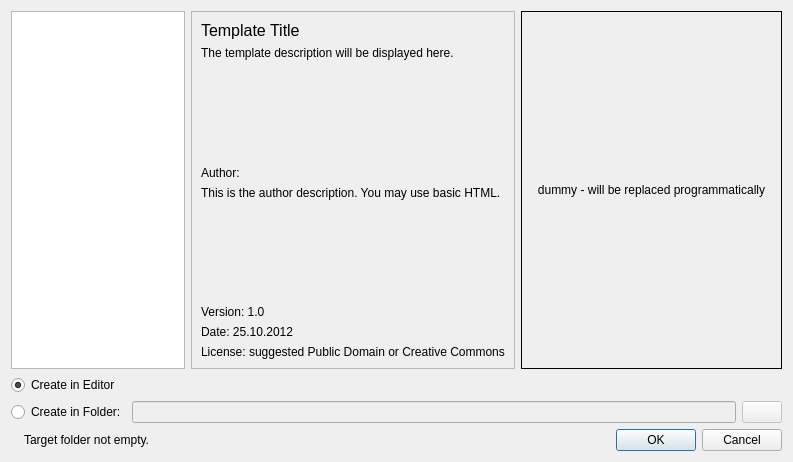
<?xml version="1.0" encoding="UTF-8"?>
<ui version="4.0">
 <class>templateSelectorDialog</class>
 <widget class="QDialog" name="templateSelectorDialog">
  <property name="geometry">
   <rect>
    <x>0</x>
    <y>0</y>
    <width>793</width>
    <height>462</height>
   </rect>
  </property>
  <property name="windowTitle">
   <string>Dialog</string>
  </property>
  <layout class="QGridLayout" name="gridLayout" columnstretch="2,3,3">
   <item row="0" column="1">
    <widget class="QFrame" name="frame">
     <property name="frameShape">
      <enum>QFrame::StyledPanel</enum>
     </property>
     <property name="frameShadow">
      <enum>QFrame::Raised</enum>
     </property>
     <layout class="QVBoxLayout" name="verticalLayout">
      <item>
       <widget class="QLabel" name="lbName">
        <property name="sizePolicy">
         <sizepolicy hsizetype="Expanding" vsizetype="Maximum">
          <horstretch>0</horstretch>
          <verstretch>0</verstretch>
         </sizepolicy>
        </property>
        <property name="font">
         <font>
          <pointsize>12</pointsize>
         </font>
        </property>
        <property name="text">
         <string notr="true">Template Title</string>
        </property>
       </widget>
      </item>
      <item>
       <widget class="QLabel" name="lbDescription">
        <property name="text">
         <string notr="true">The template description will be displayed here.</string>
        </property>
        <property name="alignment">
         <set>Qt::AlignLeading|Qt::AlignLeft|Qt::AlignTop</set>
        </property>
        <property name="wordWrap">
         <bool>true</bool>
        </property>
       </widget>
      </item>
      <item>
       <widget class="QLabel" name="lbAuthorTag">
        <property name="sizePolicy">
         <sizepolicy hsizetype="Preferred" vsizetype="Maximum">
          <horstretch>0</horstretch>
          <verstretch>0</verstretch>
         </sizepolicy>
        </property>
        <property name="text">
         <string>Author:</string>
        </property>
       </widget>
      </item>
      <item>
       <widget class="QLabel" name="lbAuthor">
        <property name="text">
         <string notr="true">This is the author description. You may use basic HTML.</string>
        </property>
        <property name="alignment">
         <set>Qt::AlignLeading|Qt::AlignLeft|Qt::AlignTop</set>
        </property>
        <property name="wordWrap">
         <bool>true</bool>
        </property>
        <property name="openExternalLinks">
         <bool>true</bool>
        </property>
       </widget>
      </item>
      <item>
       <widget class="QLabel" name="lbVersion">
        <property name="sizePolicy">
         <sizepolicy hsizetype="Preferred" vsizetype="Maximum">
          <horstretch>0</horstretch>
          <verstretch>0</verstretch>
         </sizepolicy>
        </property>
        <property name="text">
         <string notr="true">Version: 1.0</string>
        </property>
       </widget>
      </item>
      <item>
       <widget class="QLabel" name="lbDate">
        <property name="sizePolicy">
         <sizepolicy hsizetype="Preferred" vsizetype="Maximum">
          <horstretch>0</horstretch>
          <verstretch>0</verstretch>
         </sizepolicy>
        </property>
        <property name="text">
         <string notr="true">Date: 25.10.2012</string>
        </property>
       </widget>
      </item>
      <item>
       <widget class="QLabel" name="lbLicense">
        <property name="sizePolicy">
         <sizepolicy hsizetype="Preferred" vsizetype="Maximum">
          <horstretch>0</horstretch>
          <verstretch>0</verstretch>
         </sizepolicy>
        </property>
        <property name="text">
         <string notr="true">License: suggested Public Domain or Creative Commons</string>
        </property>
       </widget>
      </item>
     </layout>
    </widget>
   </item>
   <item row="0" column="2">
    <widget class="QLabel" name="previewLabelDummy">
     <property name="minimumSize">
      <size>
       <width>243</width>
       <height>310</height>
      </size>
     </property>
     <property name="frameShape">
      <enum>QFrame::Box</enum>
     </property>
     <property name="frameShadow">
      <enum>QFrame::Plain</enum>
     </property>
     <property name="text">
      <string notr="true">dummy - will be replaced programmatically</string>
     </property>
     <property name="alignment">
      <set>Qt::AlignCenter</set>
     </property>
    </widget>
   </item>
   <item row="0" column="0">
    <widget class="QTreeWidget" name="templatesTree">
     <property name="sizePolicy">
      <sizepolicy hsizetype="Preferred" vsizetype="Expanding">
       <horstretch>0</horstretch>
       <verstretch>0</verstretch>
      </sizepolicy>
     </property>
     <attribute name="headerVisible">
      <bool>false</bool>
     </attribute>
     <column>
      <property name="text">
       <string notr="true">1</string>
      </property>
     </column>
    </widget>
   </item>
   <item row="2" column="0" colspan="3">
    <layout class="QHBoxLayout" name="horizontalLayout_2">
     <item>
      <widget class="QRadioButton" name="rbCreateInFolder">
       <property name="text">
        <string>Create in Folder:</string>
       </property>
      </widget>
     </item>
     <item>
      <widget class="QLineEdit" name="lePath">
       <property name="enabled">
        <bool>false</bool>
       </property>
      </widget>
     </item>
     <item>
      <widget class="QPushButton" name="btPath">
       <property name="enabled">
        <bool>false</bool>
       </property>
       <property name="text">
        <string/>
       </property>
       <property name="icon">
        <iconset resource="images.qrc">
         <normaloff>:/images-ng/fileopen.svgz</normaloff>:/images-ng/fileopen.svgz</iconset>
       </property>
      </widget>
     </item>
    </layout>
   </item>
   <item row="1" column="0" colspan="3">
    <layout class="QHBoxLayout" name="horizontalLayout">
     <item>
      <widget class="QRadioButton" name="rbCreateInEditor">
       <property name="text">
        <string>Create in Editor</string>
       </property>
       <property name="checked">
        <bool>true</bool>
       </property>
      </widget>
     </item>
    </layout>
   </item>
   <item row="5" column="0" colspan="3">
    <layout class="QHBoxLayout" name="horizontalLayout_3">
     <item>
      <widget class="QLabel" name="warningIcon">
       <property name="maximumSize">
        <size>
         <width>16</width>
         <height>16</height>
        </size>
       </property>
       <property name="text">
        <string/>
       </property>
       <property name="pixmap">
        <pixmap resource="images.qrc">:/images-ng/warning.svgz</pixmap>
       </property>
       <property name="scaledContents">
        <bool>true</bool>
       </property>
      </widget>
     </item>
     <item>
      <widget class="QLabel" name="warningText">
       <property name="text">
        <string>Target folder not empty.</string>
       </property>
      </widget>
     </item>
     <item>
      <widget class="QDialogButtonBox" name="buttonBox">
       <property name="standardButtons">
        <set>QDialogButtonBox::Cancel|QDialogButtonBox::Ok</set>
       </property>
      </widget>
     </item>
    </layout>
   </item>
  </layout>
 </widget>
 <resources>
  <include location="images.qrc"/>
 </resources>
 <connections/>
</ui>
